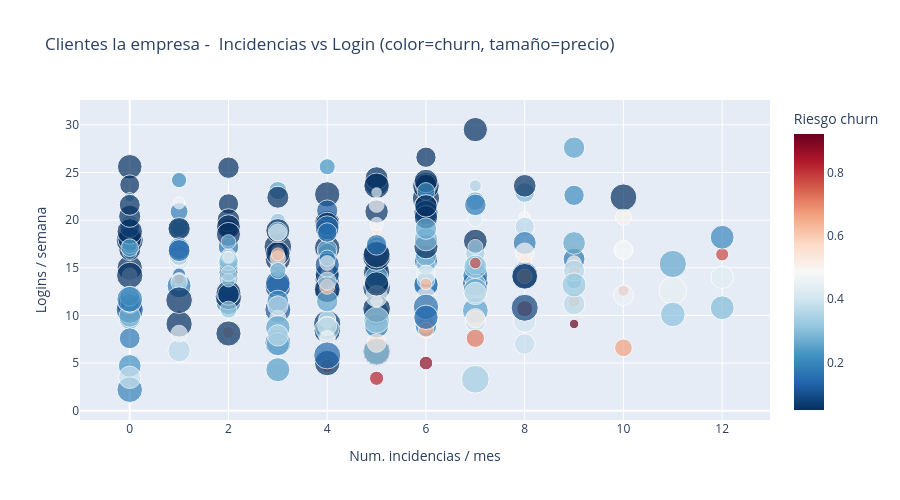

Here is the notebook cell this chart was saved with:
### Markdown cell above
---

## 7. Exploración interactiva

El scatter interactivo permite explorar relaciones entre variables y detectar grupos,
tendencias y outliers antes de entrenar. Pasa el cursor sobre los puntos para ver los
detalles de cada cliente.

### Code cell
df_plot = df.copy()
df_plot['riesgo'] = pd.cut(df['churn_prob'],
                            bins=[0, 0.33, 0.66, 1.0],
                            labels=['bajo', 'medio', 'alto'])

fig_px = px.scatter(
    df_plot,
    x='num_incidencias',
    y='login_freq',
    color='churn_prob',
    size='precio_contrato',
    hover_data=['meses_contrato', 'ticket_tiempo_h', 'riesgo'],
    color_continuous_scale='RdBu_r',
    title='Clientes la empresa - Incidencias vs Login (color=churn, tamaño=precio)',
    labels={
        'num_incidencias': 'Num. incidencias / mes',
        'login_freq':      'Logins / semana',
        'churn_prob':      'Riesgo churn',
        'precio_contrato': 'Precio (EUR)',
    }
)
fig_px.update_layout(height=500)
fig_px.show()

# Guardar
try:
    fig_px.write_image('images/B02A_fig06.png', scale=2)
    print('[OK] images/B02A_fig06.png')
except Exception:
    fig_px.write_html('images/B02A_fig06.html')
    print('[OK] images/B02A_fig06.html  (kaleido no disponible - guardado como HTML)')

### Figure 1 — Plotly figure (JSON) as saved in the notebook; plotly's stock layout.template omitted (floating-point values rounded to 4 significant figures; data arrays with more than 128 entries replaced by an {"elided": "..."} marker saying what was removed)
{"data": [{"customdata": {"elided": "300x3 mixed values"}, "hovertemplate": "Num. incidencias / mes=%{x}<br>Logins / semana=%{y}<br>Precio (EUR)=%{marker.size}<br>meses_contrato=%{customdata[0]}<br>ticket_tiempo_h=%{customdata[1]}<br>riesgo=%{customdata[2]}<br>Riesgo churn=%{marker.color}<extra></extra>", "legendgroup": "", "marker": {"color": {"elided": "300 float values"}, "coloraxis": "coloraxis", "size": {"elided": "300 int values"}, "sizemode": "area", "sizeref": 11.13, "symbol": "circle"}, "mode": "markers", "name": "", "orientation": "v", "showlegend": false, "type": "scatter", "x": {"elided": "300 int values"}, "xaxis": "x", "y": {"elided": "300 float values"}, "yaxis": "y"}], "layout": {"coloraxis": {"colorbar": {"title": {"text": "Riesgo churn"}}, "colorscale": [[0, "rgb(5,48,97)"], [0.1, "rgb(33,102,172)"], [0.2, "rgb(67,147,195)"], [0.3, "rgb(146,197,222)"], [0.4, "rgb(209,229,240)"], [0.5, "rgb(247,247,247)"], [0.6, "rgb(253,219,199)"], [0.7, "rgb(244,165,130)"], [0.8, "rgb(214,96,77)"], [0.9, "rgb(178,24,43)"], [1, "rgb(103,0,31)"]]}, "height": 500, "legend": {"itemsizing": "constant", "tracegroupgap": 0}, "title": {"text": "Clientes la empresa -  Incidencias vs Login (color=churn, tamaño=precio)"}, "xaxis": {"anchor": "y", "domain": [0, 1], "title": {"text": "Num. incidencias / mes"}}, "yaxis": {"anchor": "x", "domain": [0, 1], "title": {"text": "Logins / semana"}}}}
